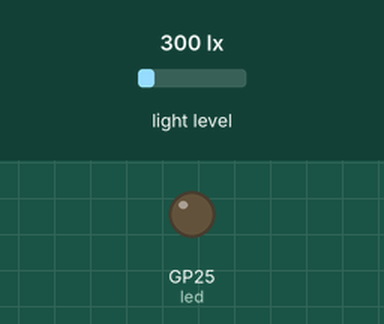
The program below on a simulated Raspberry Pi Pico running MicroPython. Parts: output pins drawn as LEDs (lit = HIGH). The inputs (shaded band) are chosen by the test bench; at power-on: light level 300 lx. Library files of the repository ran but are not shown: bh1750.py; what the program prints to the serial console is not drawn.

Above: at 0.36 s.
Timing chart, 0 to 2.0 s (numbered marks = the images above):
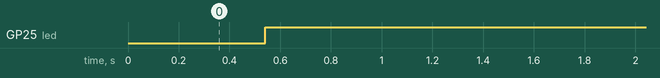

The program:

04_light_led.py
```python
from machine import Pin, I2C
from bh1750 import BH1750
import time

light = BH1750(0x23, I2C(0, sda=Pin(4), scl=Pin(5)))
led = Pin('LED', Pin.OUT)

while True:
  print(light.measurement)      # 현재 조도센서 밝기(lx) 출력
  if light.measurement >= 500:  # 밝기 값이 500 이상이면
    led.off()                   # LED 끄기
  else:                         # 아니라면
    led.on()                    # LED LED 켜기
  time.sleep(1)

    
```

Measured:
- by itself, GP25 (led): LOW → HIGH at 0.54 s
